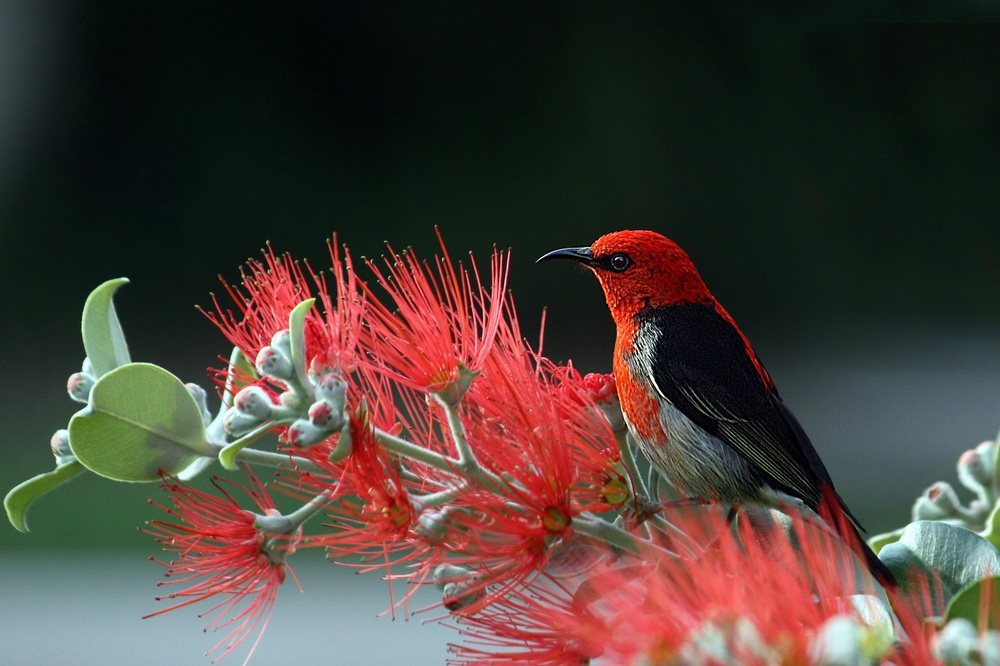
#> input picture samples/bird.jpg, 1000 x 666 px, shrunk from 6165 x 4108 before the run, found by its file name
$ jupyter execute cosine_similarity.ipynb   (text cells are left out)
#> lines starting #> are read from the running program, lines starting #| are printed output that depends on the picture; long printed decimals are rounded; pictures that were not available may be replaced by others from this repository, and a replacement may not be noted
[cell 1]
from skimage import io
from skimage.transform import resize
from sklearn.metrics.pairwise import cosine_similarity
import numpy as np

def preprocess_image(image_path, target_size=(100, 100)):
#> called with image_path = '../samples/gpu_streams/bird.jpg', target_size = (100, 100)
    image = io.imread(image_path)
#> image is the input picture: shape (666, 1000, 3); mean R, G, B 75.7, 62.3, 55.7
    image = resize(image, target_size, anti_aliasing=True)
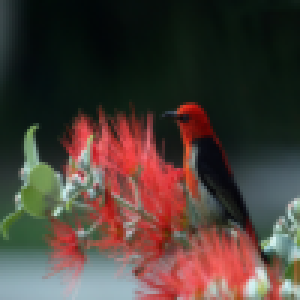
#> image: shape (100, 100, 3) float64 (shown 3 times larger); mean R, G, B 0.297, 0.244, 0.218
    return image.flatten().reshape(1, -1)

def calculate_cosine_similarity(image1, image2):
    return cosine_similarity(image1, image2)[0][0]

# Paths to the three images
image_paths = ["../samples/gpu_streams/bird.jpg", "../samples/cpu_cv2_python/bird_upscaled.png", "../samples/cpu_cpp/bird_bicubic_interpolated.png"]

# Preprocess the images
images = [preprocess_image(image_path) for image_path in image_paths]
#> call 2 of preprocess_image, with target_size = (100, 100)
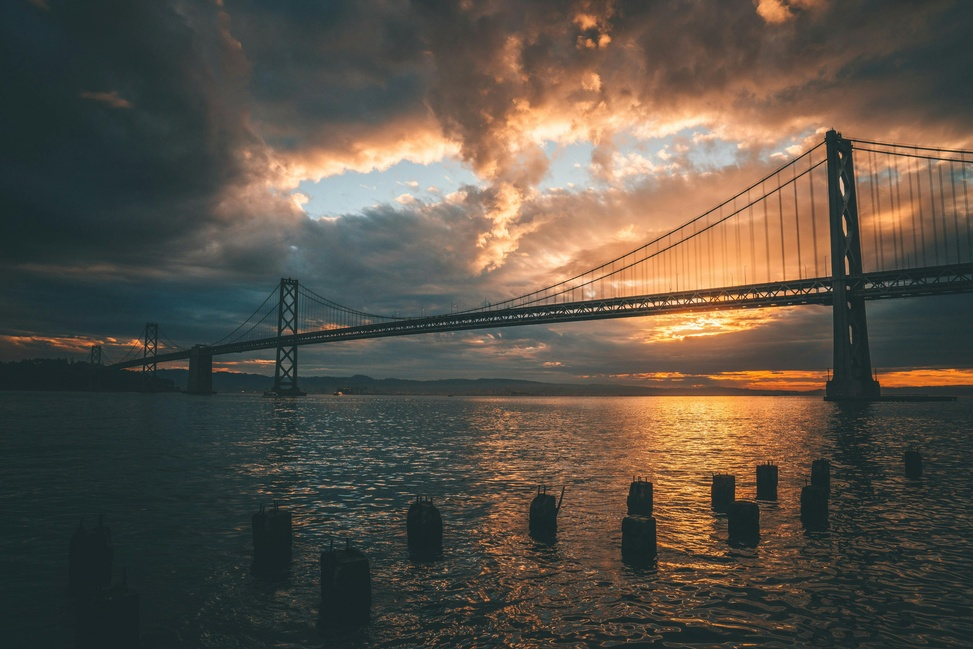
#> input picture samples/bridge.jpg, 973 x 649 px, shrunk from 6000 x 4002 before the run, given in place of bird_upscaled.png, which was not available
#> in preprocess_image, image is the input picture: shape (649, 973, 3); mean R, G, B 90.2, 82.1, 71.1
#> in preprocess_image (call 2), `image = resize(image, target_size, anti_aliasing=True)`:
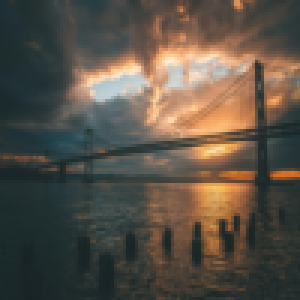
#> image: shape (100, 100, 3) float64 (shown 3 times larger); mean R, G, B 0.354, 0.322, 0.279
#> call 3 of preprocess_image, with target_size = (100, 100)
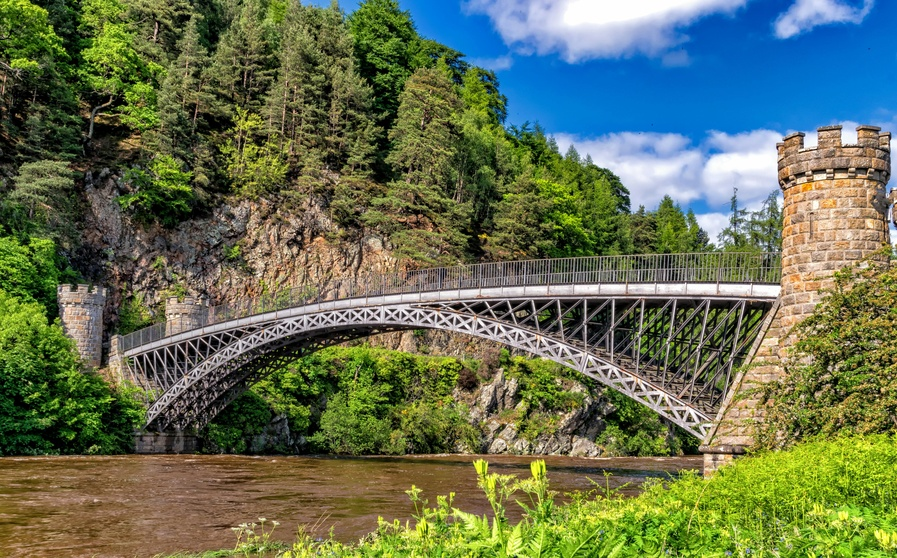
#> input picture samples/castle.jpg, 897 x 558 px, shrunk from 5531 x 3443 before the run, given in place of bird_bicubic_interpolated.png, which was not available
#> in preprocess_image, image is the input picture: shape (558, 897, 3); mean R, G, B 101, 112.5, 84
#> in preprocess_image (call 3), `image = resize(image, target_size, anti_aliasing=True)`:
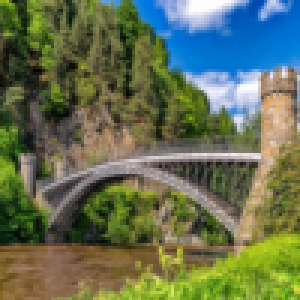
#> image: shape (100, 100, 3) float64 (shown 3 times larger); mean R, G, B 0.396, 0.441, 0.329
#> images = 3 items

# Calculate cosine similarity between the images
similarities = []
for i in range(len(images)):
    for j in range(i+1, len(images)):
        similarity = calculate_cosine_similarity(images[i], images[j])
        similarities.append((f"Image {i+1} and Image {j+1}", similarity))
#> this loop made 3 passes
#> after the loop, similarities = [('Image 1 and Image 2', 0.515), ('Image 1 and Image 3', 0.663), ('Image 2 and Image 3', 0.759)]

# Print the results
for pair, similarity in similarities:
    print(f"Cosine similarity between {pair}: {similarity}")
#> this loop made 3 passes
#| Cosine similarity between Image 1 and Image 2: 0.5155
#| Cosine similarity between Image 1 and Image 3: 0.6631
#| Cosine similarity between Image 2 and Image 3: 0.7593

[cell 2]
orig_image = preprocess_image("../samples/original_images/bird.jpg")

similarities = []
for i in range(len(images)):
    similarity = calculate_cosine_similarity(orig_image, images[i])
    similarities.append((f"Original Image and Image {i+1}", similarity))
#> this loop made 3 passes
#> similarity on passes 1 to 3: 1, 0.515, 0.663
#> after the loop, similarities = [('Original Image and Image 1', 1), ('Original Image and Image 2', 0.515), ('Original Image and Image 3', 0.663)]

[cell 3]
for pair, similarity in similarities:
    print(f"Cosine similarity between {pair}: {similarity}")
#> this loop made 3 passes
#| Cosine similarity between Original Image and Image 1: 1.0
#| Cosine similarity between Original Image and Image 2: 0.5155
#| Cosine similarity between Original Image and Image 3: 0.6631
